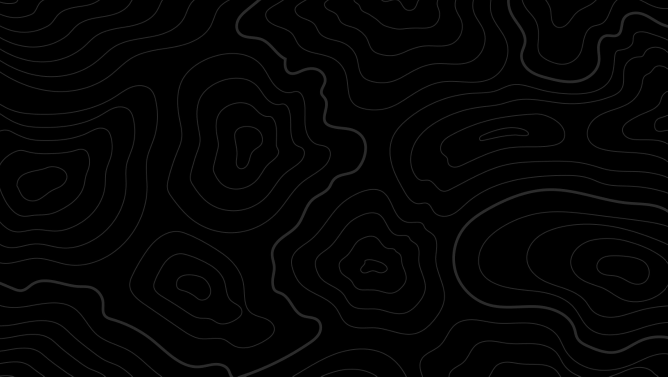
#> input picture home/topo-background.png, 1336 x 753 px (shown at 1/2 size)
$ python topo.py 5 ../home/topo-background.png
#> lines starting #> are read from the running program, lines starting #| are printed output that depends on the picture; after the words box and inside, x2 and y2 are one past the last pixel; in counts of white or black regions, pixels touching at a corner belong together
from PIL import Image, ImageFilter
import numpy as np, potrace, sys
S=__import__('os').path.dirname(__import__('os').path.dirname(__import__('os').path.abspath(__file__))) + '/'
thr=int(sys.argv[1]); col=sys.argv[2]
g=Image.open(S+'home/topo-background.png').convert('L'); k=3
up=g.resize((g.width*k,g.height*k),Image.BICUBIC).filter(ImageFilter.GaussianBlur(1.0))
a=np.array(up)>thr
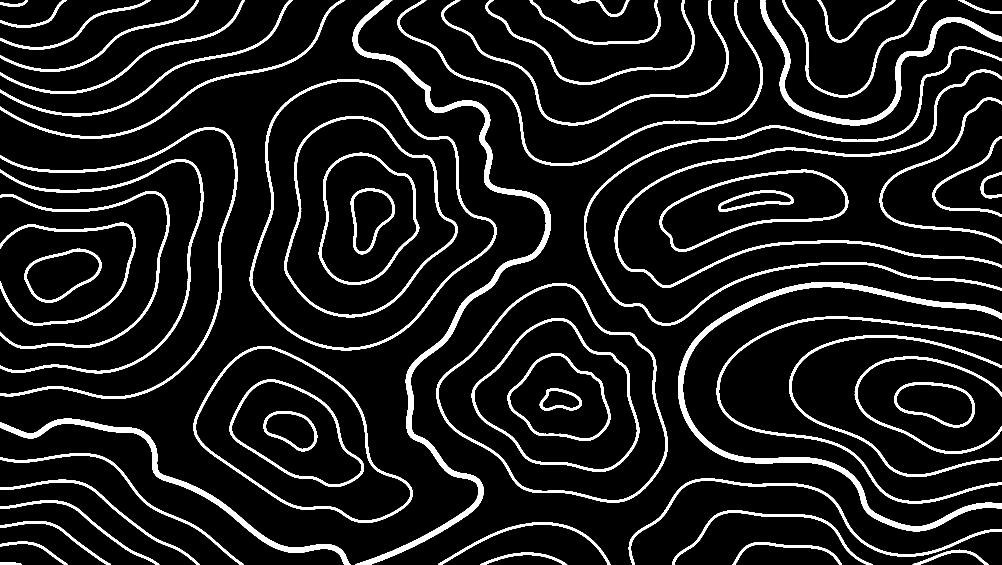
#> a: shape (2259, 4008) bool (shown at 1/4 size); 9.3% white; 58 white regions, largest, box (x1, y1, x2, y2) and area: (1410, 0, 2204, 2259) 71877, (2712, 1128, 4008, 2125) 62007, (2336, 186, 4008, 1303) 37822
#> (the run stopped early here; a loop or call above may not have finished)
